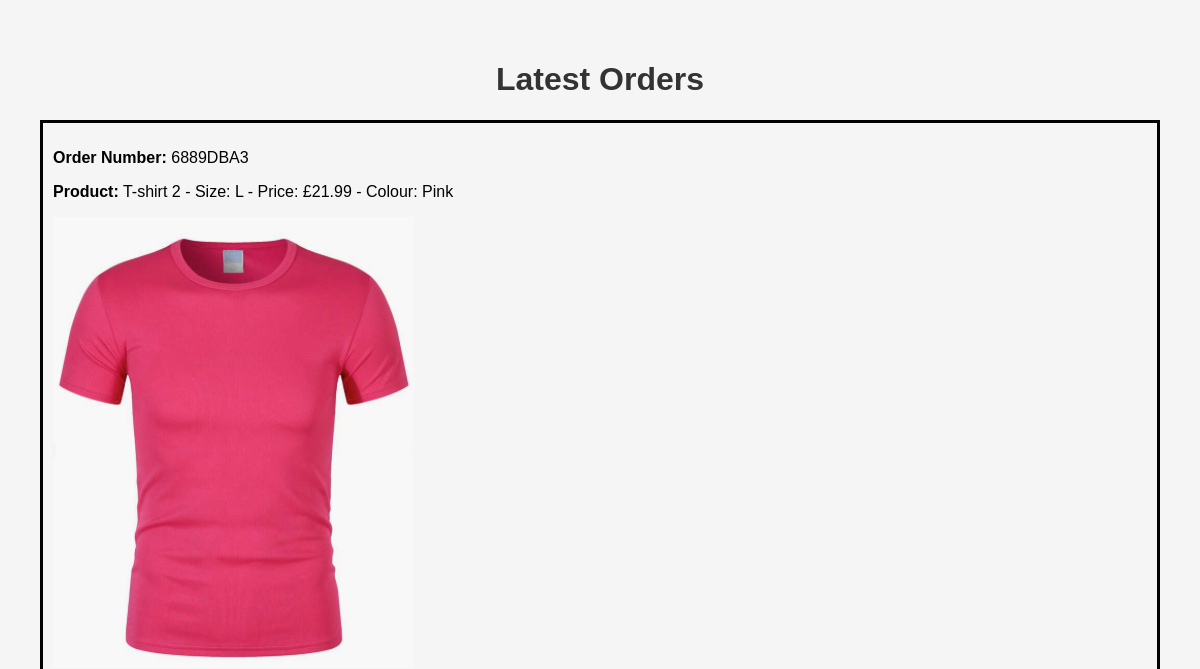
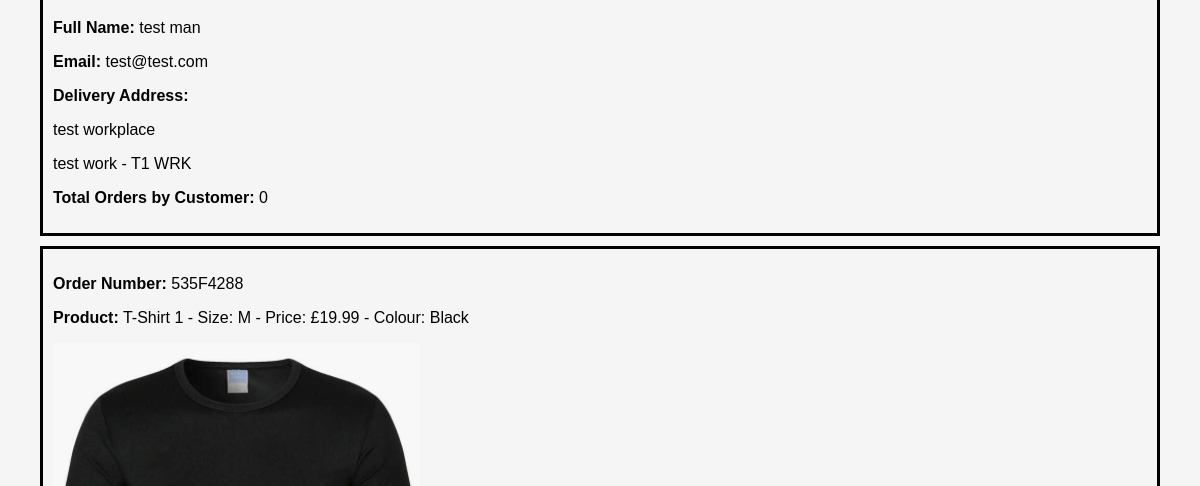
Page /products/latest_orders/ (upper part) on the earlier database version (2 pictures, top to bottom).
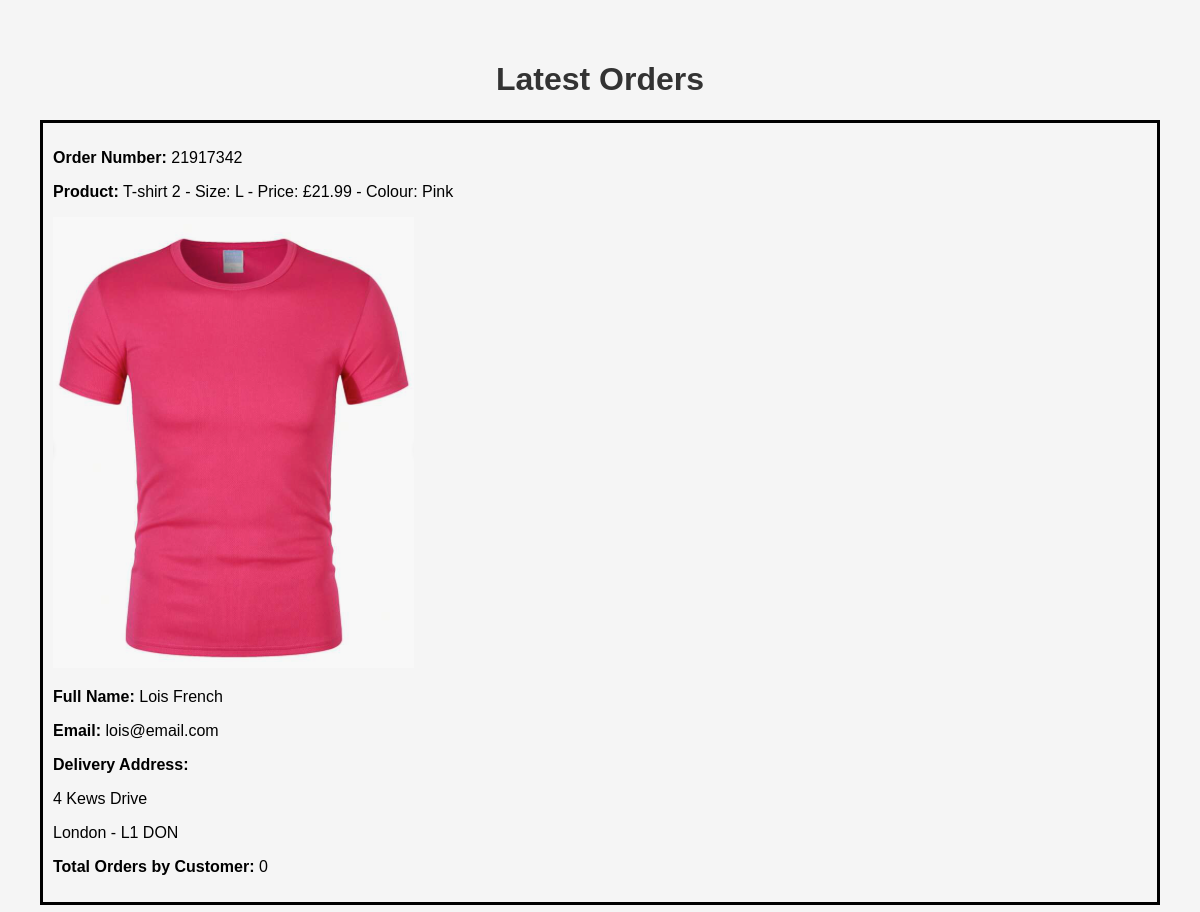
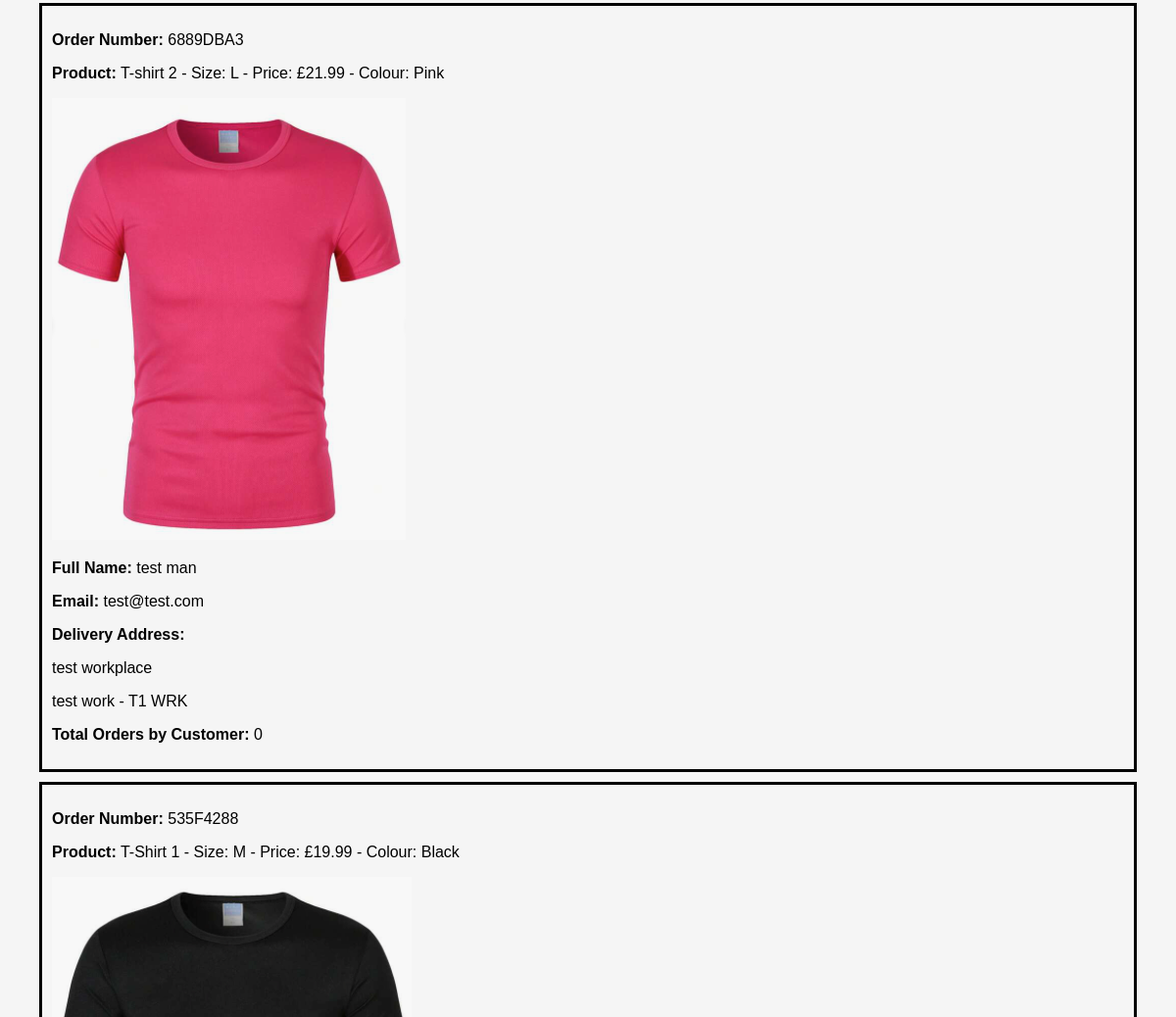
Same page on the later database version (2 pictures, top to bottom).
### products/models.py (models this page shows, shortened)
class Order(models.Model):
    order_number = models.CharField(max_length=20, unique=True)
    product = models.ForeignKey(TShirt, on_delete=models.CASCADE)
    name = models.CharField(max_length=100)
    email = models.EmailField()
    address1 = models.CharField(max_length=255)
    address2 = models.CharField(max_length=255, blank=True)
    town_city = models.CharField(max_length=100)
    postcode = models.CharField(max_length=20)

class TShirt(models.Model):
    name = models.CharField(max_length=100)
    image = models.ImageField(upload_to="tshirts", blank=True, null=True)
    colour = models.CharField(max_length=10, blank='See Image')
    size = models.CharField(max_length=10)
    price = models.DecimalField(max_digits=5, decimal_places=2)

### products/views.py (the view)
# urls.py: path('latest_orders/', latest_orders, name='latest_orders'),
def latest_orders(request):
    latest_orders = Order.objects.order_by('-id')[:50].select_related('product')
    return render(request, 'latest_orders.html', {'latest_orders': latest_orders})

### templates/latest_orders.html (shortened to what this page needs)
{% extends 'base.html' %}
{% block content %}
    <h1>Latest Orders</h1>
    {% for order in latest_orders %}
        <div class="order-container">
            <div class="order-details">
                <p><strong>Order Number:</strong> {{ order.order_number }}</p>
                <p><strong>Product:</strong> {{ order.product.name }} - Size: {{ order.product.size }} - Price: £{{ order.product.price }} - Colour: {{ order.product.colour }}</p>
                <img class="order-image" src="{{ order.product.image.url }}" alt="{{ order.product.name }} Image">
            </div>
            <div class="contact-details">
                <p><strong>Full Name:</strong> {{ order.name }}</p>
                <p><strong>Email:</strong> {{ order.email }}</p>
            </div>
            <div class="delivery-address">
                <p><strong>Delivery Address:</strong></p>
                <p>{{ order.address1 }}</p>
                <p>{{ order.town_city }} - {{ order.postcode }}</p>
            </div>
            <div class="customer-info">
                <p><strong>Total Orders by Customer:</strong> {{0}}</p>
            </div>
        </div>
    {% endfor %}
{% endblock %}

### templates/base.html (shortened to what this page needs)
<!DOCTYPE html>
<html lang="en">
<head>
    <head>
    </head>
    <body>
</head>
<body>
    <div id="content">
        {% block content %}{% endblock %}
    </div>
</body>
</html>

### templates/base.html (style rules this page uses)
body { font-family: 'Arial', sans-serif; margin: 20px; padding: 20px; background-color: #f5f5f5; }
h1 { color: #333; text-align: center; }
.order-container { border: 3px solid #000000; padding: 10px; margin-bottom: 10px; }

Differences in the rows shown:
added Order: order_number "21917342", product.name "T-shirt 2", product.size "L", product.price "21.99", product.colour "Pink", product.image (picture), name "Lois French", email "lois@email.com", address1 "4 Kews Drive", town_city "London", postcode "L1 DON", value "0"
